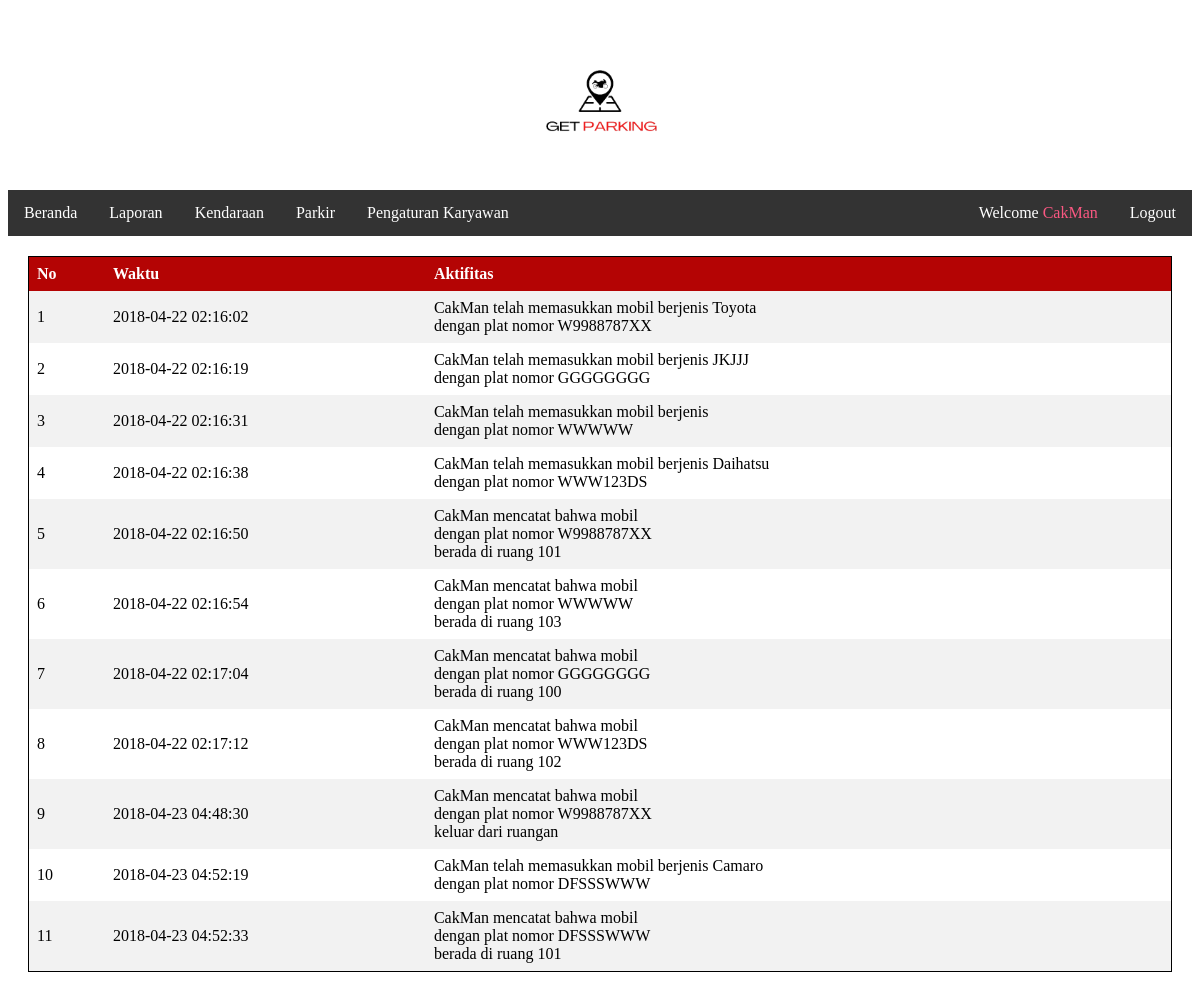
The page /log-aktifitas.php (signed in) on the database its author committed.
### tables this page shows
CREATE TABLE IF NOT EXISTS `aktifitas` (
`id` int(11) NOT NULL,
  `tgl` varchar(30) NOT NULL,
  `tgl2` varchar(10) NOT NULL,
  `keterangan` text NOT NULL
);

### www/log-aktifitas.php (the view, shortened to what this page needs)
<?php
include "koneksi.php";
?>
<!DOCTYPE html>
<html>
<head>
<link rel="stylesheet" type="text/css" href="styles.css"/>
</head>
<body>
<center>
    <img src="images/logo.png" style="width: 15%"/>
</center>
<ul class="topnav">
	<?php if($_SESSION['level'] == 'admin'){ ?>
  <li><a href="home.php">Beranda</a></li>
  <li class="dropdown"><a href="javascript:void(0)" class="dropbtn">Laporan</a>
  </li>
  <li class="dropdown"><a href="javascript:void(0)" class="dropbtn">Kendaraan</a>
  </li>
    <li class="dropdown"><a href="javascript:void(0)" class="dropbtn">Parkir</a>
    </li>
    <li class="dropdown">
      <a href="javascript:void(0)" class="dropbtn">Pengaturan Karyawan</a>
    </li>
    <li class="right"><a href="logout.php">Logout</a></li>
    <li class="right"><font style="display: block;color: white;text-align: center;padding: 14px 16px;text-decoration: none;"><? echo "Welcome  "?><font style="color: #FA5882;"><? echo $_SESSION['namalengkap'] ?></font></font></li>
  <?php }if($_SESSION['level'] == 'kr'){ ?>
    <li><a href="home.php">Beranda</a></li>
    <li class="dropdown"><a href="javascript:void(0)" class="dropbtn">Laporan</a>
      <div class="dropdown-content">
        <a href="log-parkir.php">Laporan Parkir</a>
      </div>
    </li>
      <li class="dropdown"><a href="javascript:void(0)" class="dropbtn">Parkir</a>
        <div class="dropdown-content">
          <a href="tambah-parkir.php">Tambah Ruang Parkir</a>
          <a href="data-parkir.php">Data Ruang Parkir</a>
        </div>
      </li>
      <li class="right"><a href="logout.php">Logout</a></li>
      <li class="right"><font style="display: block;color: white;text-align: center;padding: 14px 16px;text-decoration: none;"><? echo "Welcome  "?><font style="color: #FA5882;"><? echo $_SESSION['namalengkap'] ?></font></font></li>
<?php }if($_SESSION['level'] == 'kp1' || $_SESSION['level'] == 'kp2'){?>
  <li><a href="home.php">Beranda</a></li>
  <li class="dropdown"><a href="javascript:void(0)" class="dropbtn">Laporan</a>
    <div class="dropdown-content">
      <a href="log-parkir.php">Laporan Parkir</a>
          </div>
  </li>
  <li class="dropdown"><a href="javascript:void(0)" class="dropbtn">Kendaraan</a>
      <div class="dropdown-content">
        <a href="entry-mobil.php">Entry Kendaraan Masuk</a>
        <a href="mobilaktif.php">Data Kendaraan Aktif</a>
      </div>
  </li>
    <li class="right"><a href="logout.php">Logout</a></li>
    <li class="right"><font style="display: block;color: white;text-align: center;padding: 14px 16px;text-decoration: none;"><? echo "Welcome  "?><font style="color: #FA5882;"><? echo $_SESSION['namalengkap'] ?></font></font></li>
    <?php }?>
  </ul>
<div>
  <table class="table" height=90% width=90% align=center>
    <tr>
      <th>No</th>
      <th>Waktu</th>
      <th>Aktifitas</th>
    </tr>
    <?php
    $query_mysql = mysqli_query($connect,"SELECT * FROM aktifitas");
    $nomor = 1;
    while($data = mysqli_fetch_array($query_mysql)){
    ?>
    <tr>
      <td><?php echo $nomor++; ?></td>
      <td><?php echo $data['tgl']; ?></td>
      <td><?php echo $data['keterangan']; ?></td>
    </tr>
    <?php } ?>
  </table>
</div>
</body>
</html>

### www/styles.css (style rules this page uses)
ul { list-style-type: none; margin: 0; padding: 0; overflow: hidden; background-color: #333; }
li { float: left; }
li a, .dropbtn { display: inline-block; color: white; text-align: center; padding: 14px 16px; text-decoration: none; }
li.dropdown { display: inline-block; }
ul.topnav li.right { float: right; }
body { background-color: #FFFFFF; }
div { border-radius: 5px; padding: 20px; background-color: #FFFFFF; }

### www/log-aktifitas.php (style rules this page uses)
table { border-collapse: collapse; width: 100%; border: 1px solid black; }
th, td { text-align: left; padding: 8px; }
tr:nth-child(even) { background-color: #f2f2f2 }
th { background-color: #B40404; color: white; }

### rows shown on the page
aktifitas: tgl "2018-04-22 02:16:02", keterangan "CakMan telah memasukkan mobil berjenis Toyota dengan plat nomor W9988787XX"
aktifitas: tgl "2018-04-22 02:16:19", keterangan "CakMan telah memasukkan mobil berjenis JKJJJ dengan plat nomor GGGGGGGG"
aktifitas: tgl "2018-04-22 02:16:31", keterangan "CakMan telah memasukkan mobil berjenis dengan plat nomor WWWWW"
aktifitas: tgl "2018-04-22 02:16:38", keterangan "CakMan telah memasukkan mobil berjenis Daihatsu dengan plat nomor WWW123DS"
aktifitas: tgl "2018-04-22 02:16:50", keterangan "CakMan mencatat bahwa mobil dengan plat nomor W9988787XX berada di ruang 101"
aktifitas: tgl "2018-04-22 02:16:54", keterangan "CakMan mencatat bahwa mobil dengan plat nomor WWWWW berada di ruang 103"
aktifitas: tgl "2018-04-22 02:17:04", keterangan "CakMan mencatat bahwa mobil dengan plat nomor GGGGGGGG berada di ruang 100"
aktifitas: tgl "2018-04-22 02:17:12", keterangan "CakMan mencatat bahwa mobil dengan plat nomor WWW123DS berada di ruang 102"
aktifitas: tgl "2018-04-23 04:48:30", keterangan "CakMan mencatat bahwa mobil dengan plat nomor W9988787XX keluar dari ruangan"
aktifitas: tgl "2018-04-23 04:52:19", keterangan "CakMan telah memasukkan mobil berjenis Camaro dengan plat nomor DFSSSWWW"
aktifitas: tgl "2018-04-23 04:52:33", keterangan "CakMan mencatat bahwa mobil dengan plat nomor DFSSSWWW berada di ruang 101"

### other values the page prints
$_SESSION['namalengkap'] "CakMan"
